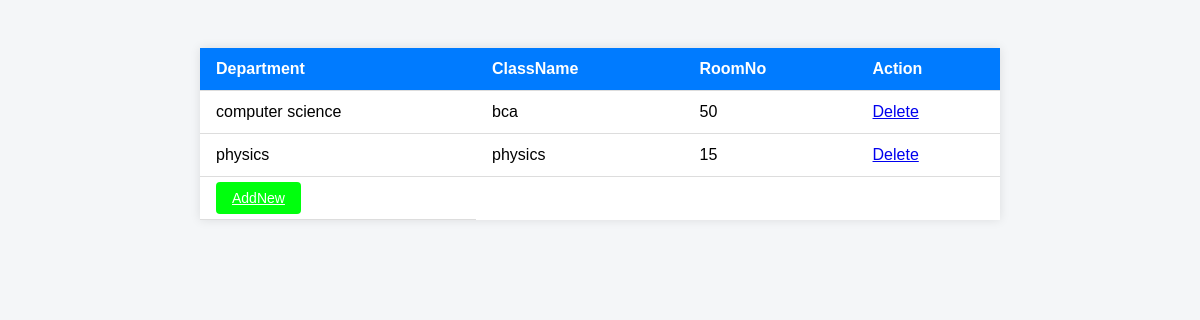
The app's page /ManageClassroom, older data.
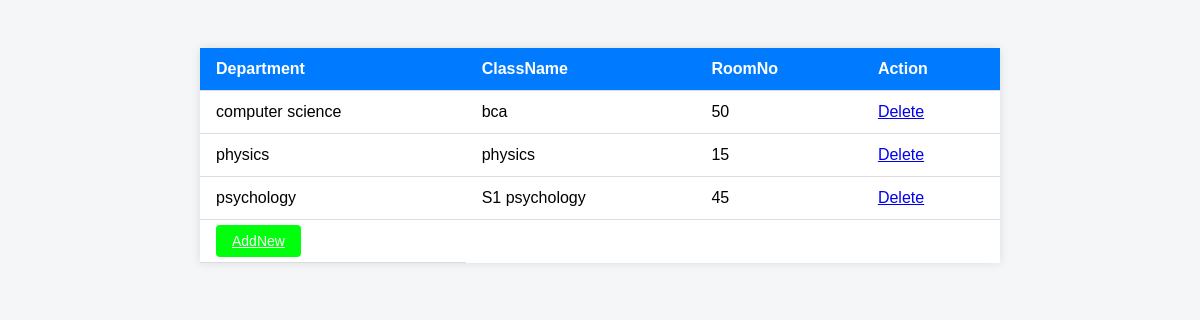
The same page, newer data.
### mobilesilentapp/models.py (models this page shows)
class ClassroomTable(models.Model):
    department = models.CharField(max_length=30,null=True,blank=True)
    className = models.CharField(max_length=30,null=True,blank=True)
    roomNumber=models.IntegerField(null=True,blank=True)

### mobilesilentapp/views.py (the view)
# urls.py: path('ManageClassroom',ManageClassroom.as_view(),name="ManageClassroom"),
class ManageClassroom(View):
    def get(self,request):
        obj = ClassroomTable.objects.all()
        return render(request,"administration/manageClassroom.html", {'val':obj})

### templates/administration/manageClassroom.html (shortened to what this page needs)
<!DOCTYPE html>
<html lang="en">
<head>
</head>
<body>
    <table>
        <thead>
      <tr>
        <th>Department</th>
        <th>ClassName</th>
        <th>RoomNo</th>
        <th>Action</th>
      </tr>
    </thead>
    <tbody>
      {% for i in val %}
        <tr>
            <td>{{ i.department }}</td>
            <td>{{i.className}}</td>
            <td>{{i.roomNumber}}</td>
            <td><a href="DeleteClassroom/{{ i.id }}" class="delete-btn">Delete</td>
        </tr>
        {% endfor %}
    </tbody>
    <tr>
        <td>
    <a href="/classroom" class="add-btn">AddNew</a>
</td>
    </tr>
    </table>
</body>
</html>

Row changes from the older to the newer data that the page shows:
added ClassroomTable: department "psychology", className "S1 psychology", roomNumber "45"
